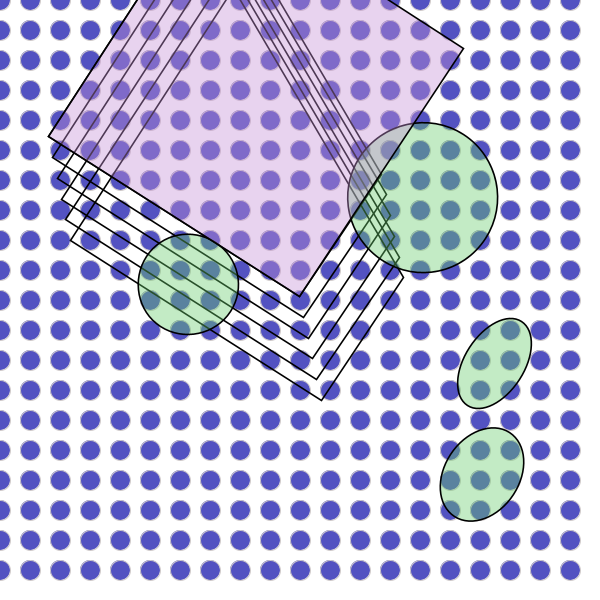
Frame 1 (no input)
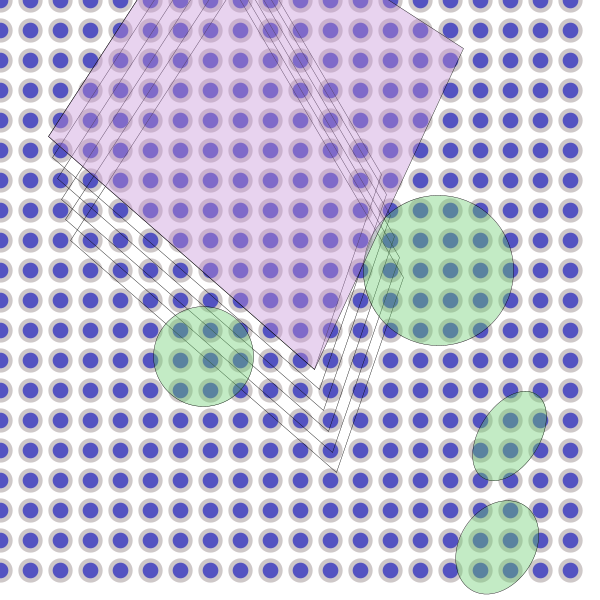
Frame 60 (the mouse pressed at the canvas centre just before this capture)
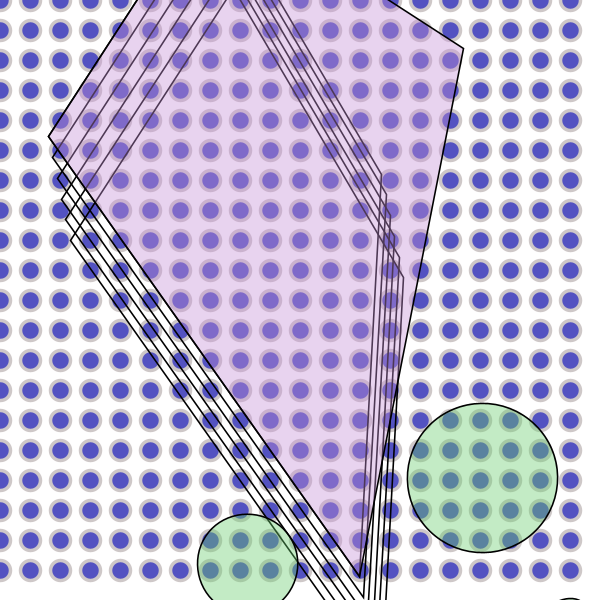
Frame 120 (the mouse held since frame 60 and released just before this capture)

The Processing sketch that drew these frames (run headless with seeded random() and noise(); from frame 60 on, the mouse is pressed at the canvas centre):

// Processing sketch: processing_145055
// ── processing_145055.pde

// Konkuk University
// Department of Dynamic Media
// SOS iDesign
// Name:Lee Sungbum
// ID:201420097
float xSpeed = 5;
float ySpeed = 5;
float x=0;
float y=0;

void setup() {
  size (600, 600);
  smooth();
  //noLoop();
}

void draw() {
  background(255);

  x=x+xSpeed;
  y=y+ySpeed;

  xSpeed=xSpeed*-1;
  ySpeed=ySpeed*-1;

  if ((x > width) || (x < 100)) { 
    xSpeed = xSpeed * -1;
  } 
  if ((y > height) ||(y < 100)) { 
    ySpeed = ySpeed * -1;
  }
  for (int i = 0; i < width; i = i + 30) {
    for (int j = 0; j < height; j = j +30) {
      fill(#5352C1, 300);  
      stroke(#CEC8C8);
      ellipse(i, j, 20, 20);
    }
  }
  stroke(0);
  strokeWeight(random(5));
  translate(width/2, height/2);
  scale(0.5);
  rotate(10);
  noFill();
  quad(x, y, width, 0, width, height, 0, height/2);
  quad(x-30, y-30, width-30, 0-30, width-30, height-30, 0-30, height/2-30);
  quad(x-60, y-60, width-60, 0-60, width-60, height-60, 0-60, height/2-60);
  quad(x-90, y-90, width-90, 0-90, width-90, height-90, 0-90, height/2-90);
  quad(x-120, y-120, width-120, 0-120, width-120, height-120, 0-120, height/2-120);
  quad(x-150, y-150, width-150, 0-150, width-150, height-150, 0-150, height/2-150);
  fill(#65CB6C, 100);
  ellipse(x-100, y+300, width/2, height/2);
  ellipse(x-500, y-100, width/4, height/3);
  ellipse(x-400, y+100, width/5, height/3);
  ellipse(x+200, y-100, width/3, height/3);
  fill(#C58FD6, 100);
  quad(x, y, width, 0, width, height, 0, height);
}
